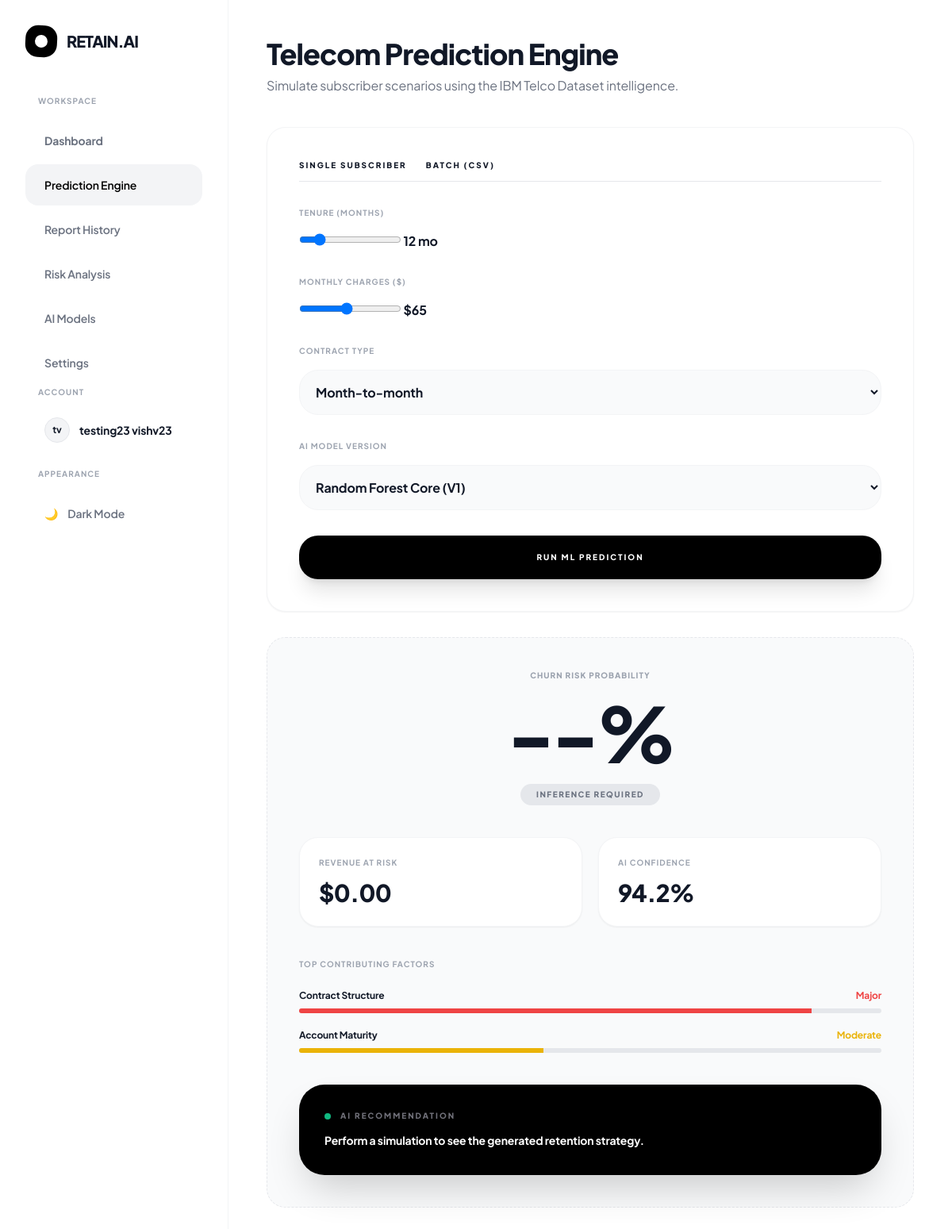
Page /prediction/ (signed in) on the committed database.
### apps/customer/models.py (models this page shows, shortened)
class Customer(AbstractUser):
    company = models.CharField(max_length=255, blank=True, null=True)
    ROLE_CHOICES = [
        ('founder_ceo', 'Founder / CEO'),
        ('product_manager', 'Product Manager'),
        ('growth_marketing', 'Growth / Marketing'),
        ('data_analyst', 'Data Analyst'),
        ('customer_success', 'Customer Success'),
        ('engineer', 'Engineer'),
        ('other', 'Other'),
    ]
    role = models.CharField(max_length=20, choices=ROLE_CHOICES, blank=True, null=True)
    email = models.EmailField(unique=True)
    risk_threshold = models.IntegerField(default=70)
    USERNAME_FIELD = 'email'
    REQUIRED_FIELDS = ['username', 'first_name', 'last_name']

### apps/customer/views.py (the view)
# urls.py: path('prediction/', prediction_page, name='prediction_page'),
@login_required(login_url='/login/')
def prediction_page(request):
    return render(request, 'prediction.html')

### apps/customer/templates/prediction.html (shortened to what this page needs)
{% load static %}
<!DOCTYPE html>
<html lang="en" class="light">
<head>
  <script src="https://cdn.tailwindcss.com"></script>
  <link rel="stylesheet" href="{% static 'assets/css/global.css' %}">
  <link rel="stylesheet" href="{% static 'assets/css/prediction.css' %}">
</head>
<body class="flex min-h-screen bg-white dark:bg-[#050505] font-sans transition-colors duration-300">
  {% include 'sidebar.html' %}
  <div class="flex-1 flex flex-col min-w-0">
    <main class="flex-1 p-6 md:p-10 lg:p-12 overflow-y-auto">
      <header class="mb-10">
        <h2 class="text-3xl md:text-4xl font-extrabold tracking-tight mb-2 dark:text-white">Telecom Prediction Engine</h2>
        <p class="text-gray-500 dark:text-zinc-400">Simulate subscriber scenarios using the IBM Telco Dataset intelligence.</p>
      </header>
      <div class="grid grid-cols-1 xl:grid-cols-2 gap-8">
        <div class="bg-white dark:bg-zinc-900 p-8 md:p-10 curved border border-gray-100 dark:border-zinc-800 flex flex-col min-h-[600px] shadow-sm">
          <div class="flex gap-6 border-b border-gray-200 dark:border-zinc-800 mb-8">
            <button onclick="switchTab('single')" id="tab-single" class="tab-btn active pb-3 font-extrabold text-[10px] uppercase tracking-[0.2em] outline-none">Single Subscriber</button>
            <button onclick="switchTab('bulk')" id="tab-bulk" class="tab-btn pb-3 font-extrabold text-[10px] uppercase tracking-[0.2em] outline-none">Batch (CSV)</button>
          </div>
          <div id="content-single" class="space-y-8 flex-1 flex flex-col justify-between animate-fade-in">
            <div class="space-y-8">
                <div>
                  <label class="text-[10px] font-bold text-gray-400 dark:text-zinc-500 uppercase tracking-widest block mb-4">Tenure (Months)</label>
                  <div class="slider-row">
                      <input type="range" id="slider-tenure" min="1" max="72" value="12" oninput="updateSlider('slider-tenure', 'val-tenure', ' mo')">
                      <span class="slider-val font-bold" id="val-tenure">12 mo</span>
                  </div>
                </div>
                <div>
                  <label class="text-[10px] font-bold text-gray-400 dark:text-zinc-500 uppercase tracking-widest block mb-4">Monthly Charges ($)</label>
                  <div class="slider-row">
                      <input type="range" id="slider-charges" min="18" max="120" value="65" oninput="updateSlider('slider-charges', 'val-charges', '$', true)">
                      <span class="slider-val font-bold" id="val-charges">$65</span>
                  </div>
                </div>
                <div>
                  <label class="text-[10px] font-bold text-gray-400 dark:text-zinc-500 uppercase tracking-widest block mb-4">Contract Type</label>
                  <select id="select-contract" onchange="runSingleSimulation()" class="w-full bg-gray-50 dark:bg-zinc-800 dark:text-white p-4 curved font-bold outline-none border border-gray-100 dark:border-zinc-700 cursor-pointer focus:border-black dark:focus:border-white transition-all">
                    <option value="Month-to-month">Month-to-month</option>
                  </select>
                </div>
                <div>
                  <label class="text-[10px] font-bold text-gray-400 dark:text-zinc-500 uppercase tracking-widest block mb-4">AI Model Version</label>
                  <select id="model-select-single" onchange="runSingleSimulation()" class="w-full bg-gray-50 dark:bg-zinc-800 dark:text-white p-4 curved font-bold outline-none border border-gray-100 dark:border-zinc-700 cursor-pointer">
                    <option value="random_forest">Random Forest Core (V1)</option>
                  </select>
                </div>
            </div>
            <button onclick="runSingleSimulation()" class="w-full bg-black dark:bg-white dark:text-black text-white py-5 curved font-extrabold text-[10px] tracking-[0.2em] uppercase hover:scale-[0.98] transition-all active:scale-95 mt-8 shadow-xl shadow-black/10">
              Run ML Prediction
            </button>
          </div>
        </div>
        <div id="outcome-area" class="bg-gray-50 dark:bg-zinc-900/50 p-8 md:p-10 curved border border-dashed border-gray-200 dark:border-zinc-800 flex flex-col min-h-[500px] transition-all duration-500">
          <div id="single-outcome-view" class="flex flex-col h-full animate-fade-in">
            <div class="text-center mb-10">
              <p class="text-[10px] font-extrabold text-gray-400 dark:text-zinc-500 uppercase tracking-widest mb-4">Churn Risk Probability</p>
              <h4 class="text-8xl font-black mb-4 dark:text-white tracking-tighter" id="outcome-value">--%</h4>
              <div id="risk-badge" class="inline-block px-5 py-1.5 rounded-full text-[10px] font-black uppercase tracking-[0.15em] bg-gray-200 text-gray-500">Inference Required</div>
            </div>
            <div class="grid grid-cols-2 gap-5 mb-10">
                <div class="bg-white dark:bg-zinc-900 p-6 rounded-3xl border border-gray-100 dark:border-zinc-800 shadow-sm">
                    <p class="text-[10px] font-bold text-gray-400 uppercase tracking-widest mb-3">Revenue At Risk</p>
                    <p class="text-3xl font-black dark:text-white tracking-tight" id="mrr-impact">$0.00</p>
                </div>
                <div class="bg-white dark:bg-zinc-900 p-6 rounded-3xl border border-gray-100 dark:border-zinc-800 shadow-sm">
                    <p class="text-[10px] font-bold text-gray-400 uppercase tracking-widest mb-3">AI Confidence</p>
                    <p class="text-3xl font-black dark:text-white tracking-tight">94.2%</p>
                </div>
            </div>
            <div class="mb-10 text-left">
                <p class="text-[10px] font-bold text-gray-400 dark:text-zinc-500 uppercase tracking-widest mb-6">Top Contributing Factors</p>
                <div class="space-y-5">
                    <div class="space-y-2">
                        <div class="flex justify-between text-xs font-bold"><span class="dark:text-zinc-300">Contract Structure</span><span class="text-red-500">Major</span></div>
                        <div class="w-full bg-gray-200 dark:bg-zinc-800 h-1.5 rounded-full overflow-hidden">
                            <div class="bg-red-500 h-full w-[88%]"></div>
                        </div>
                    </div>
                    <div class="space-y-2">
                        <div class="flex justify-between text-xs font-bold"><span class="dark:text-zinc-300">Account Maturity</span><span class="text-yellow-500">Moderate</span></div>
                        <div class="w-full bg-gray-200 dark:bg-zinc-800 h-1.5 rounded-full overflow-hidden">
                            <div class="bg-yellow-500 h-full w-[42%]"></div>
                        </div>
                    </div>
                </div>
            </div>
            <div class="mt-auto bg-black dark:bg-white p-8 rounded-[32px] text-left shadow-2xl shadow-black/20">
                <div class="flex items-center gap-3 mb-3">
                    <span class="flex h-2 w-2 rounded-full bg-emerald-500 animate-pulse"></span>
                    <p class="text-[10px] font-black text-zinc-500 dark:text-zinc-400 uppercase tracking-[0.2em]">AI Recommendation</p>
                </div>
                <p class="text-sm font-bold text-white dark:text-black leading-relaxed" id="ai-recommendation">
                    Perform a simulation to see the generated retention strategy.
                </p>
            </div>
          </div>
        </div>
      </div>
    </main>
  </div>
</body>
</html>

### apps/customer/templates/sidebar.html (shortened to what this page needs)
{% load static %}
<aside id="sidebar" class="w-72 bg-white dark:bg-[#0d0d0d] border-r border-gray-100 dark:border-zinc-800 flex flex-col h-screen p-8 transition-colors overflow-y-auto z-40 fixed lg:relative -translate-x-full lg:translate-x-0 transition-transform duration-300">
  <div class="flex items-center gap-3 mb-12">
    <div class="w-10 h-10 bg-black dark:bg-white rounded-2xl flex items-center justify-center rotate-3 flex-shrink-0">
      <div class="w-4 h-4 bg-white dark:bg-black rounded-full"></div>
    </div>
    <h1 class="text-xl font-extrabold tracking-tighter dark:text-white">RETAIN.AI</h1>
  </div>
  <nav class="space-y-1 flex-1" role="navigation">
    <p class="text-[10px] font-bold text-gray-400 dark:text-zinc-500 uppercase tracking-widest mb-4 ml-4">Workspace</p>
    <a href="{% url 'dashboard_page' %}" class="nav-link w-full flex items-center gap-3 px-6 py-4 rounded-2xl font-bold text-sm {% if request.resolver_match.url_name == 'dashboard_page' %}bg-gray-100 dark:bg-zinc-800 text-black dark:text-white{% else %}text-gray-500 dark:text-zinc-400 hover:bg-gray-50 dark:hover:bg-zinc-800/50{% endif %}">
      Dashboard
    </a>
    <a href="{% url 'prediction_page' %}" class="nav-link w-full flex items-center gap-3 px-6 py-4 rounded-2xl font-semibold text-sm transition {% if request.resolver_match.url_name == 'prediction_page' %}bg-gray-100 dark:bg-zinc-800 text-black dark:text-white{% else %}text-gray-500 dark:text-zinc-400 hover:bg-gray-50 dark:hover:bg-zinc-800/50{% endif %}">
      Prediction Engine
    </a>
    <a href="{% url 'report_history' %}" class="nav-link w-full flex items-center gap-3 px-6 py-4 text-gray-500 dark:text-zinc-400 rounded-2xl font-semibold text-sm transition hover:bg-gray-50 dark:hover:bg-zinc-800/50">
      Report History
    </a>
    <a href="{% url 'risk_analysis' %}" class="nav-link w-full flex items-center gap-3 px-6 py-4 text-gray-500 dark:text-zinc-400 rounded-2xl font-semibold text-sm transition hover:bg-gray-50 dark:hover:bg-zinc-800/50">Risk Analysis</a>
    <a href="{% url 'ai_models_page' %}" class="nav-link w-full flex items-center gap-3 px-6 py-4 text-gray-500 dark:text-zinc-400 rounded-2xl font-semibold text-sm transition hover:bg-gray-50 dark:hover:bg-zinc-800/50">AI Models</a>
    <a href="{% url 'settings_page' %}" class="nav-link w-full flex items-center gap-3 px-6 py-4 rounded-2xl font-semibold text-sm transition {% if request.resolver_match.url_name == 'settings_page' %}active bg-gray-100 dark:bg-zinc-800 text-black dark:text-white{% else %}text-gray-500 dark:text-zinc-400 hover:bg-gray-50 dark:hover:bg-zinc-800/50{% endif %}">
    Settings
  </a>
    <div class="mt-8">
      <p class="text-[10px] font-bold text-gray-400 dark:text-zinc-500 uppercase tracking-widest mb-4 ml-4">Account</p>
      <div class="flex items-center gap-3 px-6 py-2 mb-2">
        <div class="w-8 h-8 bg-gray-100 dark:bg-zinc-800 rounded-full flex items-center justify-center font-bold text-xs dark:text-white border border-gray-200 dark:border-zinc-700">
          {{ request.user.first_name|slice:":1" }}{{ request.user.last_name|slice:":1" }}
        </div>
        <span class="font-bold text-sm dark:text-white">{{ request.user.get_full_name|default:request.user.username }}</span>
      </div>
      <p class="text-[10px] font-bold text-gray-400 dark:text-zinc-500 uppercase tracking-widest mb-4 ml-4 mt-6">Appearance</p>
      <button id="themeToggle" class="w-full flex items-center gap-3 px-6 py-4 text-gray-500 dark:text-zinc-400 rounded-2xl font-semibold text-sm transition hover:bg-gray-50 dark:hover:bg-zinc-800/50">
        <span id="themeIcon">🌙</span> <span id="themeText">Dark Mode</span>
      </button>
    </div>
  </nav>
</aside>

### static/assets/css/global.css (style rules this page uses)
:root { --bg: #f9fafb; --card-bg: #ffffff; --accent: #000000; --curve: 1.5rem; }
body { font-family: 'Plus Jakarta Sans', sans-serif; background-color: var(--bg); color: #111827; letter-spacing: -0.01em; transition: background-color 0.3s ease; }
.curved { border-radius: var(--curve); }
.nav-link { position: relative; }
#sidebar { transition: transform 0.3s cubic-bezier(0.4, 0, 0.2, 1); }

### rows in the picture
Customer: user.first_name "t", user.last_name "v", user.get_full_name "testing23 vishv23"
